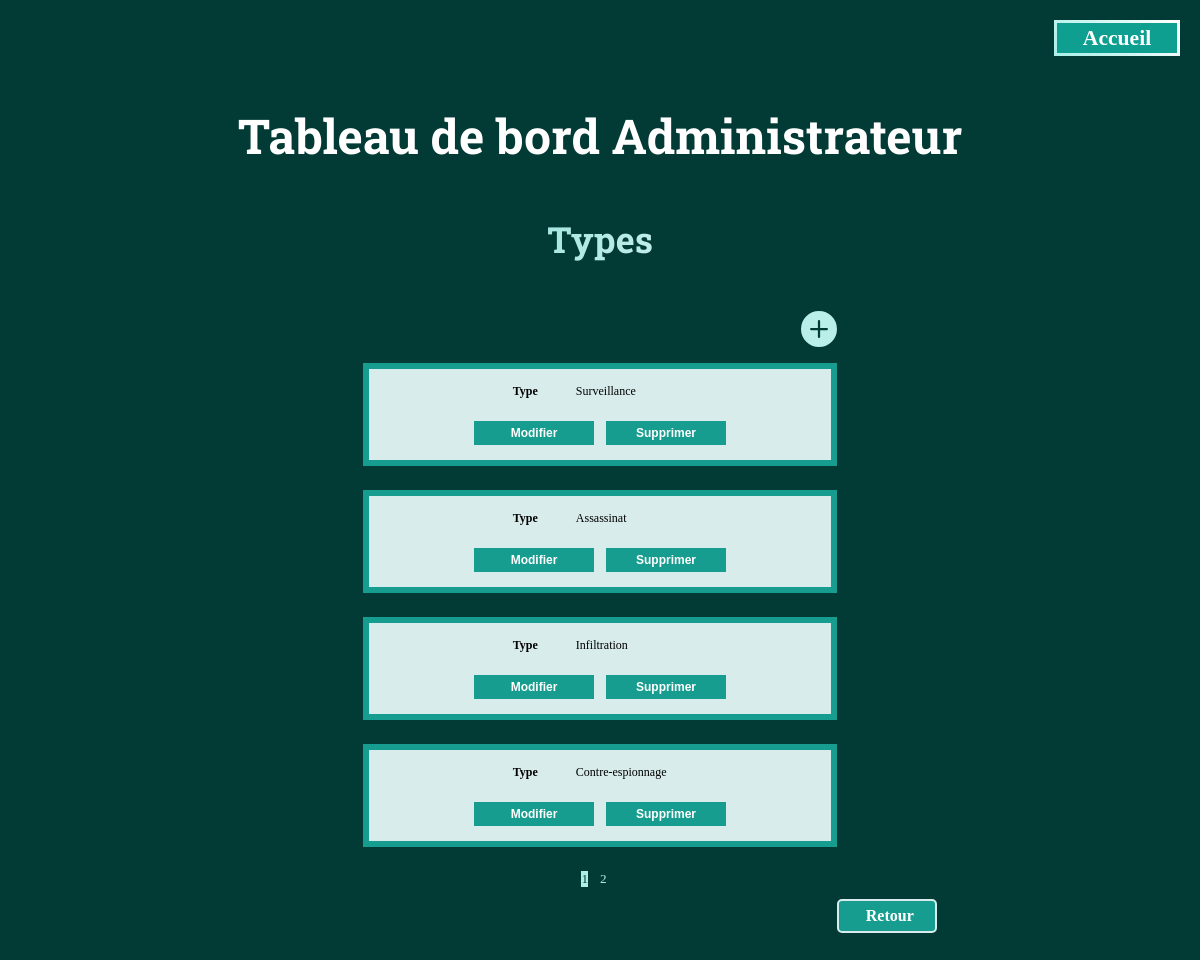
The app's page /app/views/edit-table/editTypeTable.php (signed in) with its own data.
### tables this page shows
CREATE TABLE MissionTypes
(
    id INT PRIMARY KEY NOT NULL AUTO_INCREMENT,
    type VARCHAR(150) NOT NULL
);

### app/classes/MissionType.php (called while the page is built, shortened)
<?php
class MissionType
{
    private string $type;
    private static \PDO $pdo;
    private static array $missionTypes = [];
    public function __construct($pdo, int $id = NULL, string $type = '')
    {
        self::$pdo = $pdo;
        $this->type = $type;
        self::$missionTypes[$id] = $this;
    }
    public static function getAllMissionTypesPagination(int $page, int $perPage): array
    {
        $offset = ($page - 1) * $perPage;
        $query = "SELECT * FROM MissionTypes LIMIT :perPage OFFSET :offset";
        $stmt = self::$pdo->prepare($query);
        $stmt->bindValue(':perPage', $perPage, \PDO::PARAM_INT);
        $stmt->bindValue(':offset', $offset, \PDO::PARAM_INT);
        $stmt->execute();
        $missionTypesData = $stmt->fetchAll(\PDO::FETCH_ASSOC);
        $missionTypes = [];
        foreach ($missionTypesData as $missionTypeData) {
            $missionTypeId = $missionTypeData['id'];
            if (!isset(self::$missionTypes[$missionTypeId])) {
                $missionType = new MissionType(self::$pdo, $missionTypeId, $missionTypeData['type']);
                self::$missionTypes[$missionTypeId] = $missionType;
            }
            $missionTypes[] = self::$missionTypes[$missionTypeId];
        }
        return $missionTypes;
    }
    public static function countMissionTypes(): int
    {
        $query = "SELECT COUNT(*) AS total FROM MissionTypes";
        $stmt = self::$pdo->prepare($query);
        $stmt->execute();
        $result = $stmt->fetch(\PDO::FETCH_ASSOC);
        return (int) $result['total'];
    }
    public function getType(): string
    {
        return $this->type;
    }
}

### app/views/edit-table/editTypeTable.php (the view, shortened to what this page needs)
<?php
include_once "../../classes/MissionType.php";
$missionTypeObj = new MissionType($pdo);
$page = isset($_GET['page']) ? $_GET['page'] : 1;
$perPage = 4;
$totalItems = $missionTypeObj::countMissionTypes();
$totalPages = ceil($totalItems / $perPage);
$missionTypes = $missionTypeObj::getAllMissionTypesPagination($page, $perPage);
?>
<!DOCTYPE html>
<html lang="fr">
<head>
    <link rel="stylesheet" href="../../../public/css/dashboard.css">
</head>
<body>
    <header id="dashboardHeader">
        <div id="homeBtn">
            <a href="../home.php" id="homeBtnLink">Accueil</a>
        </div>
    </header>
    <h1>Tableau de bord Administrateur</h1>
    <h2>Types</h2>
    <?php if (isset($_SESSION['admin']) && $_SESSION['admin'] === true) : ?>
        <div class="plusItem">
            <a href="../dashboardCreate.php" class="plusLink">
            <svg xmlns="http://www.w3.org/2000/svg" width="3vw" height="3vw" fill="rgb(186, 238, 233)" class="bi bi-plus-circle-fill" viewBox="0 0 16 16">
                    <path d="M16 8A8 8 0 1 1 0 8a8 8 0 0 1 16 0zM8.5 4.5a.5.5 0 0 0-1 0v3h-3a.5.5 0 0 0 0 1h3v3a.5.5 0 0 0 1 0v-3h3a.5.5 0 0 0 0-1h-3v-3z"/>
                </svg>
            </a>
        </div>
        <?php foreach($missionTypes as $missionType) { ?>
        <form method="POST" action="../../controllers/updateControllers/updateTypeController.php" class="editForm">
            <table class="editTable editTables">
                <tr>
                    <th scope="row" class="thTable">Type</th>
                    <td class="tdTable">
                        <span id="missionTypeType" class="tdContent"><?php echo $missionType->getType(); ?></span>
                    </td>
                </tr>
                <tr>
                    <td class="tbTable" colspan="2">
                        <div class="buttonsContainer">
                            <button class="button editButton" type="button" onClick="toggleEdit(this)">Modifier</button>
                            <button class="button deleteButton" type="button" data-url="../controllers/deleteControllers/deleteTypeController.php">Supprimer</button>
                        </div>
                    </td>
                </tr>
            </table>
        </form>
    <?php } endif; ?>
    <div class="pagination">
        <?php
        $currentPage = isset($_GET['page']) ? $_GET['page'] : 1;
        for ($i = 1; $i <= $totalPages; $i++) {
            $activeClass = ($currentPage == $i) ? 'active' : '';
        ?>
            <a href="?page=<?php echo $i; ?>" class="paginationLink <?php echo $activeClass; ?>"><?php echo $i; ?></a>
        <?php } ?>
    </div>
    <div class="backButtonContainer">
        <a href="../../views/dashboardEdit.php" class="backButton">
            Retour
        </a>
    </div>
</body>
</html>

### public/css/dashboard.css (style rules this page uses)
body { background-color: rgb(2, 59, 53); }
#dashboardHeader { height: 5vw; margin: 0; padding: 0; width: 100%; display: flex; flex-direction: row; justify-content: end; align-items: center; }
#homeBtn { display: flex; align-items: center; justify-content: center; width: 10vw; height: 2.5vw; font-size: 1.8vw; background: rgb(15, 159, 144); border-style: solid; border-width: 0.3vw; border-image: linear-gradient(45deg, rgb(170, 239, 232), white) 1; margin-right: 1vw; }
#homeBtnLink { color: white; font-weight: bold; text-decoration: none; }
h1, h2 { display: flex; justify-content: center; margin-bottom: 4vw; margin-top: 3%; font-family: 'Roboto Slab', serif; color: white; }
h1 { font-size: 4vw; }
h2 { font-size: 3vw; background: linear-gradient(120deg,rgb(54, 199, 185) 0%,white 80%); background-clip: border-box; -webkit-background-clip: text; -webkit-text-fill-color: transparent; }
.plusLink { margin-left: 67%; }
.newDatasForm, .editTable, .editMissionTable { border: 0.5vw solid rgb(23, 157, 143); background-color: rgb(215, 236, 235); padding: 1vw; margin: auto; margin-top: 1vw; margin-bottom: 2vw; font-size: 1vw; }
.editTables { width: 40%; }
.thTable, .thMissionTable { text-align: right; padding-right: 1.5vw; }
.thTable { width: 40%; }
.tdTable { padding-left: 1.5vw; }
.button { width: 10vw; height: 2vw; font-size: 1vw; background-color: rgb(23, 157, 143); color: white; border: 1px solid rgb(23, 157, 143); font-weight: bold; cursor: pointer; margin-top: 1.5vw; }
.buttonsContainer { display: flex; justify-content: center; }
.editButton { margin-right: 0.5vw; }
.deleteButton { margin-left: 0.5vw; }
.pagination { width: 100%; display:flex; justify-content: center; }
.paginationLink { margin-right: 1vw; text-decoration: none; font-size: 1.1vw; }
.paginationLink:link { color: rgb(175, 238, 231); }
.paginationLink.active { background: rgb(175, 238, 231); color: rgb(2, 59, 53); }
.backButtonContainer { cursor: pointer; margin-left: 70%; margin-bottom: 3vw; margin-top: 1vw; display: flex; align-items: center; justify-content: center; text-align: center; width: 8vw; height: 2.5vw; background-color: rgb(23, 157, 143); border: 0.2vw solid rgb(215, 236, 235); border-radius: 5px; }
.backButton { color: white; font-weight: bold; margin-left: 0.5vw; text-decoration: none; display: flex; align-items: center; justify-content: center; }

### records on screen
missiontypes: type "Surveillance"
missiontypes: type "Assassinat"
missiontypes: type "Infiltration"
missiontypes: type "Contre-espionnage"
